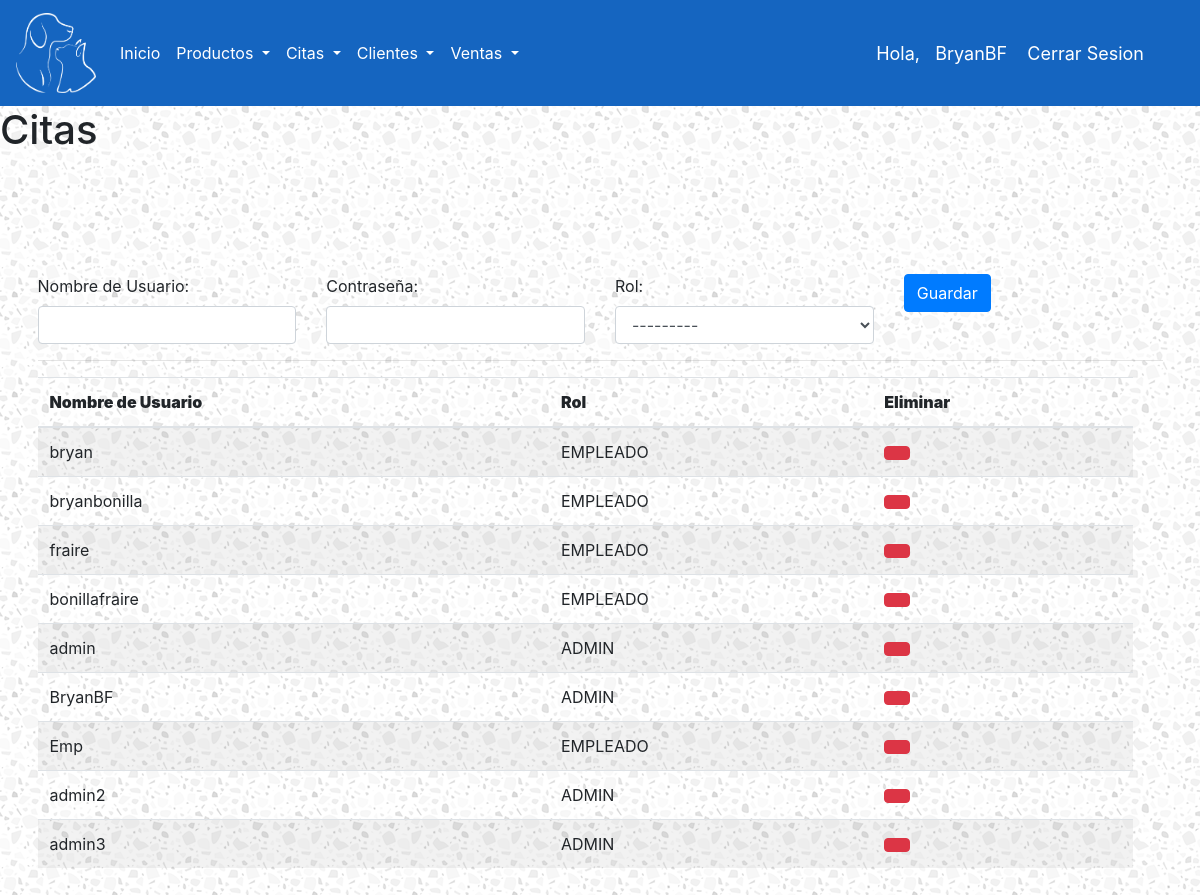
Screenshot of /accounts/ (signed in) with the database file from the repository.
### ControlDeVeterinaria/models.py (models this page shows, shortened)
class Account(AbstractBaseUser):
    ROLES = (
        ('ADMIN','ADMIN'),
        ('EMPLEADO','EMPLEADO'),
    )
    rol = models.CharField(max_length=30, choices=ROLES)
    username = models.CharField(max_length=50, unique=True)
    password = models.CharField(max_length=50)
    is_admin = models.BooleanField(default=False)
    is_staff = models.BooleanField(default=False)
    is_superuser = models.BooleanField(default=False)
    USERNAME_FIELD = 'username'
    REQUIRED_FIELDS = ['rol','password']
    objects = MyAccountManager()
    def __str__(self):
        return self.username

### ControlDeVeterinaria/views.py (the view)
# urls.py: path('accounts/', crearAccount, name="accounts"),
@login_required(login_url='login')
def crearAccount(request):
    rol = request.user.rol
    if rol == 'EMPLEADO':
        return redirect('/index/')
    form = AccountForm(request.POST)
    listaAccounts = Account.objects.all()
    if form.is_valid():
        form.save()
    context ={
        'listaAccounts':listaAccounts,
        'form':form,
    }
    return render(request, 'ControlDeVeterinaria/accounts.html', context)

### ControlDeVeterinaria/forms.py
class AccountForm(forms.ModelForm):
    class Meta:
        model = Account
        fields = ['username', 'password', 'rol']
    def __init__(self, *args, **kwargs):
        super(AccountForm, self).__init__(*args, **kwargs)
        self.fields['username'].widget.attrs['class'] = 'form-control'
        self.fields['password'].widget.attrs['class'] = 'form-control'
        self.fields['rol'].widget.attrs['class'] = 'form-control'

### ControlDeVeterinaria/templates/ControlDeVeterinaria/accounts.html (shortened to what this page needs)
{% extends 'ControlDeVeterinaria/base.html' %}
{% load static %}
{% block content %}
<h1> Citas </h1>
<br>
<form action="" method="post" class="form-horizontal" enctype="multipart/form-data">{% csrf_token %}
	<div class="row">
		<div class="col-sm-3">
			<label>Nombre de Usuario: </label>
			{{ form.username }}
		</div>
		<div class="col-sm-3">
			<label>Contraseña: </label>
			{{ form.password }}
		</div>
		<div class="col-sm-3">
			<label>Rol: </label>
			{{ form.rol }}
		</div>
		<div class="col-sm-3">
			<button class="btn btn-primary" type="submit"> Guardar </button>
		</div>
	</div>
	<hr>
	<div class="row col-sm-12">
		<table id="dvData" class="table table-striped" >
			<thead>
				<tr>
					<th >
						<strong>Nombre de Usuario</strong>
					</th>
					<th >
						<strong>Rol</strong>
					</th>
					<th >
						<strong>Eliminar</strong>
					</th>
				</tr>
			</thead>
			<tbody>
				{% for datos in listaAccounts %}
					<tr>
						<td >{{ datos.username }}</td>
						<td >{{ datos.rol }}</td>
						<td >
							<a href="{% url 'borrar-account' datos.id %}" class="btn btn-default btn-danger"></a>
						</td>
					</tr>
				{% endfor %}
			</tbody>
		</table>
	</div>
</form>
{% endblock %}

### ControlDeVeterinaria/templates/ControlDeVeterinaria/base.html (shortened to what this page needs)
<!DOCTYPE html>
{% load static %}
<html>
<head>
	<link rel="stylesheet" href="https://cdn.jsdelivr.net/npm/bootstrap@4.5.3/dist/css/bootstrap.min.css">
<link rel="stylesheet" href="{% static "CDV/css/1.css" %}">
</head>
<body>
	<header>
		<nav class="navbar navbar-expand-lg">
      <a class="navbar-brand text-white" href="{% url 'index' %}" ><img src="{% static "CDV/images/Logo.png" %}" class="imglogo"></a>
      <div class="collapse navbar-collapse" id="navbarSupportedContent">
        <ul class="navbar-nav mr-auto">
          <li class="nav-item active">
            <a class="nav-link text-white" href={% url 'index' %} >Inicio <span class="sr-only">(current)</span></a>
          </li>
          <li class="nav-item dropdown">
            <a class="nav-link dropdown-toggle text-white" href="#" id="navbarDropdown" role="button" data-toggle="dropdown" aria-haspopup="true" aria-expanded="false">
              Productos
            </a>
          </li>
          <li class="nav-item dropdown">
            <a class="nav-link dropdown-toggle text-white" href="#" id="navbarDropdown" role="button" data-toggle="dropdown" aria-haspopup="true" aria-expanded="false">
              Citas
            </a>
          </li>
          <li class="nav-item dropdown">
            <a class="nav-link dropdown-toggle text-white" href="#" id="navbarDropdown" role="button" data-toggle="dropdown" aria-haspopup="true" aria-expanded="false">
              Clientes
            </a>
          </li>
          <li class="nav-item dropdown">
            <a class="nav-link dropdown-toggle text-white" href="#" id="navbarDropdown" role="button" data-toggle="dropdown" aria-haspopup="true" aria-expanded="false">
              Ventas
            </a>
          </li>
        </ul>
      </div>
      <span class = "hello-msg">Hola, &nbsp {{request.user}} </span>
      <span class = "hello-msg"><a href="{% url 'logout' %}">Cerrar Sesion</a></span>
    </nav>
	</header>
{% block content %}
{% endblock %}
</body>
</html>

### static/CDV/css/1.css (style rules this page uses)
html { font-family: 'Montserrat', sans-serif; }
form { padding: 37.5px; margin: 50px 0; }
nav { background-color: #1565c0 !important; color: white; }
.imglogo { width: 80px; height: 80px; }

### rows the page displays
Account: user "BryanBF", username "BryanBF", rol "ADMIN"
Account: username "bryan", rol "EMPLEADO"
Account: username "bryanbonilla", rol "EMPLEADO"
Account: username "fraire", rol "EMPLEADO"
Account: username "bonillafraire", rol "EMPLEADO"
Account: username "admin", rol "ADMIN"
Account: username "Emp", rol "EMPLEADO"
Account: username "admin2", rol "ADMIN"
Account: username "admin3", rol "ADMIN"
